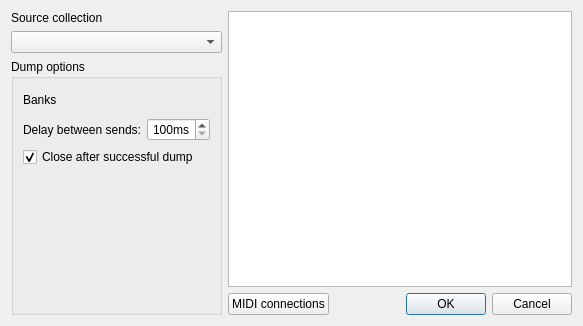
<?xml version="1.0" encoding="UTF-8"?>
<ui version="4.0">
 <class>Dialog</class>
 <widget class="QDialog" name="Dialog">
  <property name="geometry">
   <rect>
    <x>0</x>
    <y>0</y>
    <width>583</width>
    <height>326</height>
   </rect>
  </property>
  <property name="windowTitle">
   <string>Dump send</string>
  </property>
  <layout class="QGridLayout" name="gridLayout">
   <item row="0" column="0">
    <widget class="QLabel" name="label_2">
     <property name="sizePolicy">
      <sizepolicy hsizetype="Preferred" vsizetype="Maximum">
       <horstretch>0</horstretch>
       <verstretch>0</verstretch>
      </sizepolicy>
     </property>
     <property name="text">
      <string>Source collection</string>
     </property>
    </widget>
   </item>
   <item row="1" column="0">
    <widget class="QComboBox" name="collectionCombo"/>
   </item>
   <item row="2" column="0" rowspan="2">
    <widget class="QGroupBox" name="groupBox">
     <property name="title">
      <string>Dump options</string>
     </property>
     <layout class="QGridLayout" name="gridLayout_2">
      <item row="1" column="0" colspan="2">
       <layout class="QHBoxLayout" name="horizontalLayout">
        <item>
         <widget class="QLabel" name="label_3">
          <property name="text">
           <string>Delay between sends:</string>
          </property>
         </widget>
        </item>
        <item>
         <widget class="QSpinBox" name="delaySpin">
          <property name="alignment">
           <set>Qt::AlignRight|Qt::AlignTrailing|Qt::AlignVCenter</set>
          </property>
          <property name="suffix">
           <string>ms</string>
          </property>
          <property name="minimum">
           <number>100</number>
          </property>
          <property name="maximum">
           <number>500</number>
          </property>
          <property name="singleStep">
           <number>20</number>
          </property>
         </widget>
        </item>
       </layout>
      </item>
      <item row="0" column="1">
       <widget class="BanksSelectionWidget" name="banksWidget" native="true">
        <property name="minimumSize">
         <size>
          <width>0</width>
          <height>24</height>
         </size>
        </property>
       </widget>
      </item>
      <item row="4" column="0" colspan="2">
       <widget class="QLabel" name="etaLbl">
        <property name="text">
         <string/>
        </property>
       </widget>
      </item>
      <item row="0" column="0">
       <widget class="QLabel" name="label">
        <property name="text">
         <string>Banks</string>
        </property>
       </widget>
      </item>
      <item row="3" column="0">
       <spacer name="verticalSpacer">
        <property name="orientation">
         <enum>Qt::Vertical</enum>
        </property>
        <property name="sizeHint" stdset="0">
         <size>
          <width>20</width>
          <height>40</height>
         </size>
        </property>
       </spacer>
      </item>
      <item row="2" column="0" colspan="2">
       <widget class="QCheckBox" name="closeOnDumpBtn">
        <property name="text">
         <string>Close after successful dump</string>
        </property>
        <property name="checked">
         <bool>true</bool>
        </property>
       </widget>
      </item>
     </layout>
    </widget>
   </item>
   <item row="3" column="2">
    <widget class="QDialogButtonBox" name="buttonBox">
     <property name="orientation">
      <enum>Qt::Horizontal</enum>
     </property>
     <property name="standardButtons">
      <set>QDialogButtonBox::Cancel|QDialogButtonBox::Ok</set>
     </property>
    </widget>
   </item>
   <item row="3" column="1">
    <widget class="QPushButton" name="midiBtn">
     <property name="text">
      <string>MIDI connections</string>
     </property>
     <property name="icon">
      <iconset theme="midi"/>
     </property>
    </widget>
   </item>
   <item row="0" column="1" rowspan="3" colspan="2">
    <widget class="QTableView" name="collectionTable">
     <property name="contextMenuPolicy">
      <enum>Qt::CustomContextMenu</enum>
     </property>
     <property name="selectionBehavior">
      <enum>QAbstractItemView::SelectRows</enum>
     </property>
     <property name="horizontalScrollMode">
      <enum>QAbstractItemView::ScrollPerPixel</enum>
     </property>
     <attribute name="horizontalHeaderHighlightSections">
      <bool>false</bool>
     </attribute>
    </widget>
   </item>
  </layout>
 </widget>
 <customwidgets>
  <customwidget>
   <class>BanksSelectionWidget</class>
   <extends>QWidget</extends>
   <header>bigglesworth.widgets</header>
   <container>1</container>
  </customwidget>
 </customwidgets>
 <resources/>
 <connections>
  <connection>
   <sender>buttonBox</sender>
   <signal>rejected()</signal>
   <receiver>Dialog</receiver>
   <slot>reject()</slot>
   <hints>
    <hint type="sourcelabel">
     <x>316</x>
     <y>260</y>
    </hint>
    <hint type="destinationlabel">
     <x>286</x>
     <y>274</y>
    </hint>
   </hints>
  </connection>
 </connections>
</ui>
